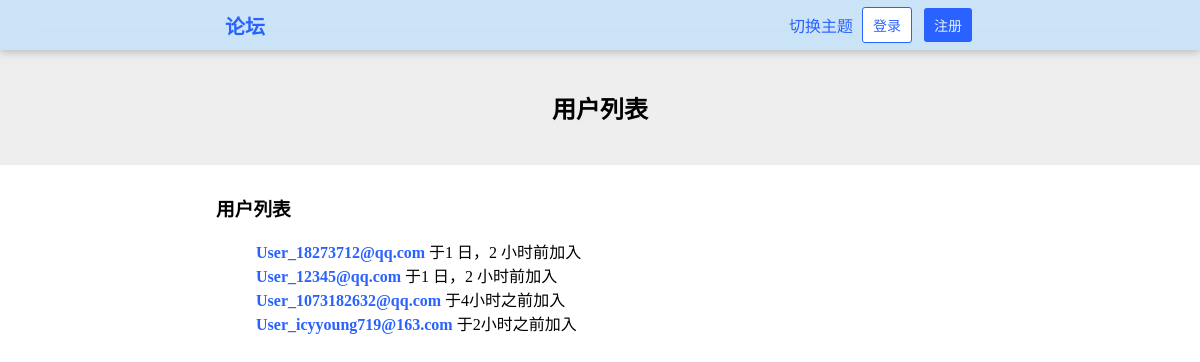
/users/, run on the app's committed database.
### HustRava_app/models.py (models this page shows, shortened)
class User(models.Model):
    name = models.CharField(max_length=30,blank=True)
    email = models.EmailField(unique=True)
    password = models.CharField(max_length=30)
    created_at = models.DateTimeField(auto_now_add=True)
    bio = models.TextField(max_length = 100, blank=True)

### HustRava_app/views.py (the view)
# urls.py: path('users/', views.users, name="users"),                                  # 用户列表 GET
def users(request):
    user_list = User.objects.order_by('created_at')
    if "logged_in_user" in request.session:
        return render(request, 'users.html', {
            "user_list": user_list,
            "logged_in_user": request.session["logged_in_user"],
            "logged_in_user_email": request.session["logged_in_user_email"]
        })
    else:
        return render(request, 'users.html', {"user_list": user_list})

### HustRava_app/templates/users.html (shortened to what this page needs)
{% load humanize %}
{% load static %}
<!DOCTYPE html>
<html>
    <head>
        <link rel="stylesheet" type="text/css" href="{% static 'style.css' %}" />
        <link rel="stylesheet" type="text/css" href="{% static 'style-forum.css' %}" />
        <link rel="stylesheet" type="text/css" href="{% static 'style-dark.css' %}" />
    </head>
    <body>
        <header class="header">
            <a href="/" class="a-button header-title">论坛</a>
            {% if logged_in_user %}
                <div class="dropdown">
                    <button class="button-dropdown">{{ logged_in_user }}</button>
                    <div class="dropdown-content">
                        <ul>
                            <li><a href="/user/{{ logged_in_user_email }}"><div>个人主页</div></a></li>
                            <li><a href="/settings/"><div>设置</div></a></li>
                            <li><a onclick="toggle_theme()"><div>切换主题</div></a></li>
                            <div class="hr" style="margin: 4% 3px;"></div>
                            <li><a href="/logout/"><div class="logout-button">退出登录</div></a></li>
                        </ul>
                    </div>
                </div>
            {% else %}
                <a onclick="toggle_theme()" style="cursor: pointer;">切换主题</a>
                <a href="/login/" class="a-button"><button class="button-white">登录</button></a>
                <a href="/register/" class="a-button"><button>注册</button></a>
            {% endif %}
        </header>
        <div id="main">
            <div class="banner">
                <h2>用户列表</h2>
            </div>
            <div class="content">
                {% if user_list %}
                <h3>用户列表</h3>
                <ul style="list-style: none;">
                    {% for user in user_list %}
                        <li>
                            <a href="/user/{{ user.email }}/"><b>{{ user.name }}</b></a>
                            <span title="{{ user.created_at }}">于{{ user.created_at|naturaltime }}加入</span>
                        </li>
                    {% endfor %}
                </ul>
                {% else %}
                    <p>空空如也</p>
                {% endif %}
            </div>
        </div>
    </body>
</html>

### HustRava_app/static/style.css (style rules this page uses)
body { margin: 0; }
h1, h2, h3, h4, h5, h6, p { color: black; }
a { text-decoration: none; border: none; color: #2962FF; transition-duration: 0.3s; transition-timing-function: ease; border-bottom: 1px solid transparent; }
button, input[type="submit"] { padding: 7px 10px; font-size: 14px; color: #E3F2FD; border-radius: 3px; border: none; background-color: #2962FF; cursor: pointer; transition-duration: 0.3s; transition-timing-function: ease; }
.a-button { border: none !important; }
.header { width: 100%; height: 50px; background-color: #BBDEFBAA; backdrop-filter: blur(16px); box-shadow: 0px 2px 8px #8888; position: fixed; top: 0; left: 0; z-index: 100; display: flex; justify-content: center; align-items: center; }
.header * { margin: 0 3px; }
.button-white { background-color: #FFF; border: 1px solid #2962FF; color: #2962FF; }
.header-title { font-size: 20px; font-weight: bold; }

### HustRava_app/static/style-forum.css (style rules this page uses)
.banner { padding-top: 70px; padding-bottom: 20px; text-align: center; background-color: #EEE; }
.content { padding: 10px 18%; }

### HustRava_app/static/style-dark.css (style rules this page uses)
body, .header, #footer, h1, h2, h3, h4, h5, h6, p, span { transition: background-color 0.2s ease, color 0.2s ease; }

### data on the page
User: name "User_18273712@qq.com", created_at "1 日，2 小时前"
User: name "User_12345@qq.com", created_at "1 日，2 小时前"
User: name "User_1073182632@qq.com", created_at "4小时之前"
User: name "User_icyyoung719@163.com", created_at "2小时之前"
